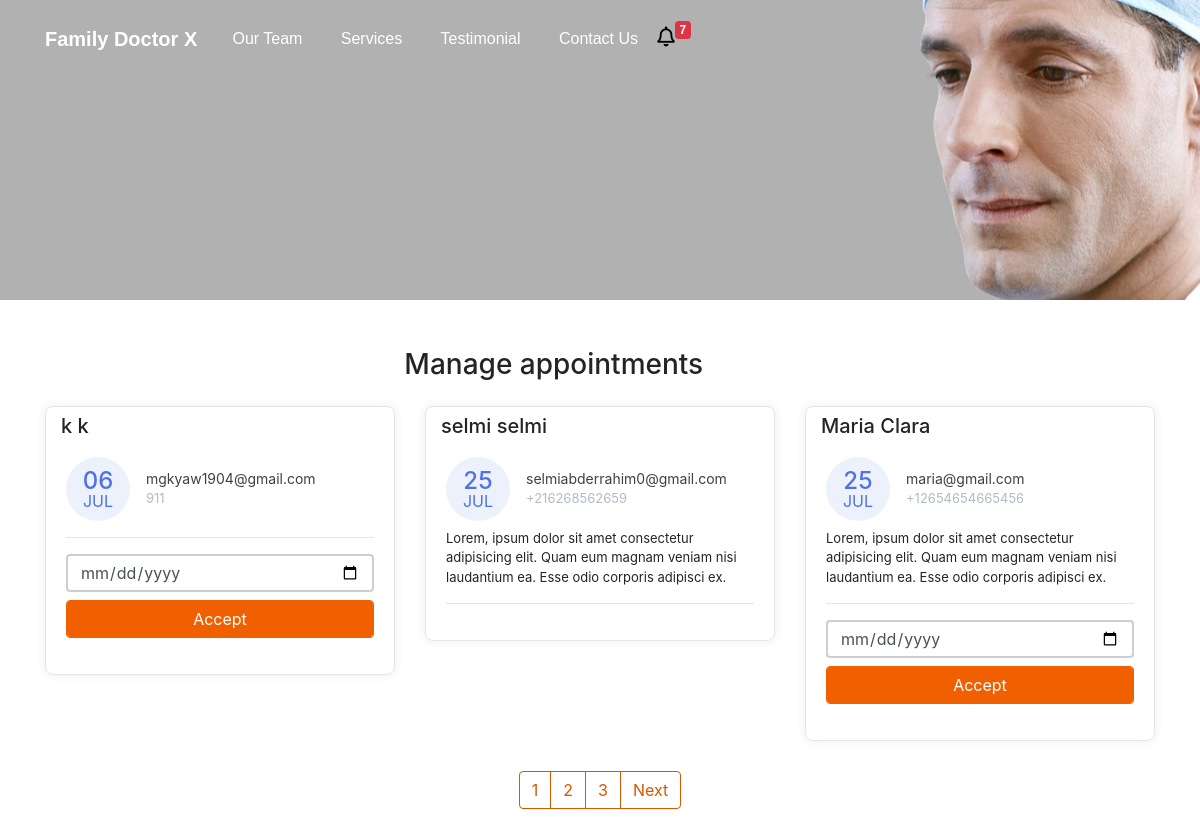
The page /manage-appointments/ on the database its author committed.
### doctor/models.py (models this page shows, shortened)
class Appointment(models.Model):
    first_name = models.CharField(max_length=50)
    last_name = models.CharField(max_length=50)
    email = models.CharField(max_length=50)
    phone = models.CharField(max_length=50)
    request = models.TextField(blank=True)
    sent_date = models.DateField(auto_now_add=True)
    accepted = models.BooleanField(default=False)
    accepted_date = models.DateField(auto_now_add=False, null=True, blank=True)
    class Meta:
        ordering = ["-sent_date"]

### doctor/views.py (the view, shortened to what this page needs)
# urls.py: path("manage-appointments/", ManageAppointmentTemplateView.as_view(), name="manage"),
class ManageAppointmentTemplateView(ListView):
    template_name = "manage-appointments.html"
    model = Appointment
    context_object_name = "appointments"
    login_required = True
    paginate_by = 3
    def get_context_data(self,*args, **kwargs):
        context = super().get_context_data(*args, **kwargs)
        appointments = Appointment.objects.all()
        context.update({
            "title":"Manage Appointments"
        })
        return context

### doctor/context_processors.py (called while the page is built)
def get_notification(request):
    count = Appointment.objects.filter(accepted=False).count()
    data = {
        "count":count
    }
    return data

### templates/manage-appointments.html (shortened to what this page needs)
{% extends 'base.html' %}
{% block content %}
    <div class="container mt-5">
        <div class="col-11 text-center mt-4 mb-4">
            <h3>
                Manage appointments
            </h3>
        </div>
        <div class="row">
        {% for app in appointments %}
            <div class="col-lg-4">
                <div class="card card-margin">
                    <div class="card-header no-border">
                        <h5 class="card-title">{{app.first_name}} {{app.last_name}}</h5>
                    </div>
                    <div class="card-body pt-0">
                        <div class="widget-49">
                            <div class="widget-49-title-wrapper">
                                <div class="widget-49-date-primary">
                                    <span class="widget-49-date-day">{{app.sent_date|date:"d"}}</span>
                                    <span class="widget-49-date-month">{{app.sent_date|date:"M"}}</span>
                                </div>
                                <div class="widget-49-meeting-info">
                                    <span class="widget-49-pro-title">{{app.email}}</span>
                                    <span class="widget-49-meeting-time">{{app.phone}}</span>
                                </div>
                            </div>
                            <div class="widget-49-meeting-points">
                                <span>{{app.request}}</span>
                            </div>
                            <hr class="w-100">
                            {% if app.accepted == False %}
                            <form method="POST" action="{% url 'manage' %}">
                            <div class="form-group">
                                <input type="date" name="date" class="form-control mb-2"
                                    placeholder="dd-mm-yyyy" value=""
                                    min="1997-01-01" max="2030-12-31">
                                <input class="btn-block btn-primary form-control" type="submit" value="Accept">
                            </div>
                            </form>
                            {% endif %}
                        </div>
                    </div>
                </div>
            </div>
        {% endfor %}
        </div>
        {% if is_paginated %}
        <div class="wrapper">
            <nav aria-label="Page navigation example">
                <ul class="pagination">
                    {% for number in page_obj.paginator.page_range %}
                    <li class="page-item"><a class="page-link" href="?page={{number}}">{{number}}</a></li>
                    {% endfor %}
                    {% if page_obj.has_next %}
                    <li class="page-item"><a class="page-link" href="?page={{page_obj.prebious_page_number}}">Next</a></li>
                    {% endif %}
                </ul>
            </nav>
        </div>
        {% endif %}
{% endblock content %}

### templates/base.html (shortened to what this page needs)
{% load static %}
<!DOCTYPE html>
<html lang="en">
<head>
  <link href="{% static 'css/bootstrap.min.css' %}" rel="stylesheet">
  <link rel="stylesheet" href="https://cdnjs.cloudflare.com/ajax/libs/font-awesome/5.15.3/css/all.min.css" />
  <link rel="stylesheet" href="{% static 'css/styles.css' %}" />
</head>
<body>
  <div class="header" style="
  background: rgb(177, 177, 177) url('../static/img/header.png') no-repeat fixed center
  {% if "appointment" in request.path %}
  max-height:300px!important;min-height:300px!important;
  {% endif %}
  ">
    <nav class="navbar navbar-dark navbar-expand-md navigation-clean-search">
        <div class="container"><a class="navbar-brand" href="{% url 'home' %}">Family Doctor X</a>
            <div class="collapse navbar-collapse"
                id="navcol-1">
                <ul class="nav navbar-nav">
                    <li class="nav-item" role="presentation">
                        <a class="nav-link active" href="#team">Our Team</a>
                    </li>
                    <li class="nav-item" role="presentation">
                        <a class="nav-link active" href="#services">Services</a>
                    </li>
                    <li class="nav-item" role="presentation">
                        <a class="nav-link active" href="#reviews">Testimonial</a>
                    </li>
                    <li class="nav-item" role="presentation">
                        <a class="nav-link active" href="#contact">Contact Us</a>
                    </li>
                  <li class="nav-item" role="presentation">
                    <a href="{% url 'manage' %}" style="float: left;cursor:pointer;" aria-expanded="true" title="You Have 6 New Appointments">
                      <i class="far fa-bell" style="font-size: 20px; float: left; color: black">
                      </i>
                  </a>
                  <span class="badge badge-danger">{{count}}</span>
                </li>
                </ul>
            </div>
        </div>
    </nav>
</div>
    {% block content %}{% endblock content %}
</body>
</html>

### static/css/styles.css (style rules this page uses)
.header { background: rgb(177, 177, 177) url("img/header.png") no-repeat fixed center; min-height: 1000px; font-family:'Source Sans Pro', sans-serif; }
@media (min-width:768px) { .header { padding-bottom:120px; } }
.header .navbar { background:transparent; padding-top:.75rem; padding-bottom:.75rem; color:#fff; border-radius:0; box-shadow:none; border:none; }
@media (min-width:768px) { .header .navbar { padding-top:1rem; padding-bottom:1rem; } }
.header .navbar .navbar-brand { font-weight:bold; color:inherit; }
.header .navbar .navbar-collapse { border-top:1px solid rgba(255,255,255,0.3); margin-top:.5rem; }
@media (min-width:768px) { .header .navbar .navbar-collapse { border-color:transparent; margin:0; } }
.header .navbar .navbar-nav a.active, .header .navbar .navbar-nav > .show .dropdown-item { background:none; box-shadow:none; }
@media (min-width: 768px) { .header .navbar-nav .nav-link { padding-left:.7rem; padding-right:.7rem; } }
@media (min-width: 992px) { .header .navbar-nav .nav-link { padding-left:1.2rem; padding-right:1.2rem; } }
.form-control { box-shadow: none !important; outline: none !important; border: 2px solid #cecece; height: 38px; }
.title-box .border,.btn-primary,.back-to-top, .logo i,.question-q-box,.social-circle li a:hover { background-color: #f16000 !important; }
.btn-primary { border: 1px solid #f16000 !important; }
@media (min-width: 768px) { .navbar-nav>li>a { padding-top: 10px; padding-bottom: 10px; } }

### rows shown on the page
Appointment: first_name "k", last_name "k", sent_date "06", sent_date "JUL", email "mgkyaw1904@gmail.com", phone "911"
Appointment: first_name "selmi", last_name "selmi", sent_date "25", sent_date "JUL", email "selmiabderrahim0@gmail.com", phone "+216268562659", request "Lorem, ipsum dolor sit amet consectetur adipisicing elit. Quam eum magnam veniam nisi laudantium ea. Esse odio corporis adipisci ex."
Appointment: first_name "Maria", last_name "Clara", sent_date "25", sent_date "JUL", email "maria@gmail.com", phone "+12654654665456", request "Lorem, ipsum dolor sit amet consectetur adipisicing elit. Quam eum magnam veniam nisi laudantium ea. Esse odio corporis adipisci ex."

### other values the page prints
{{ count }} "7"
{{ number }} "1" "2" "3"
